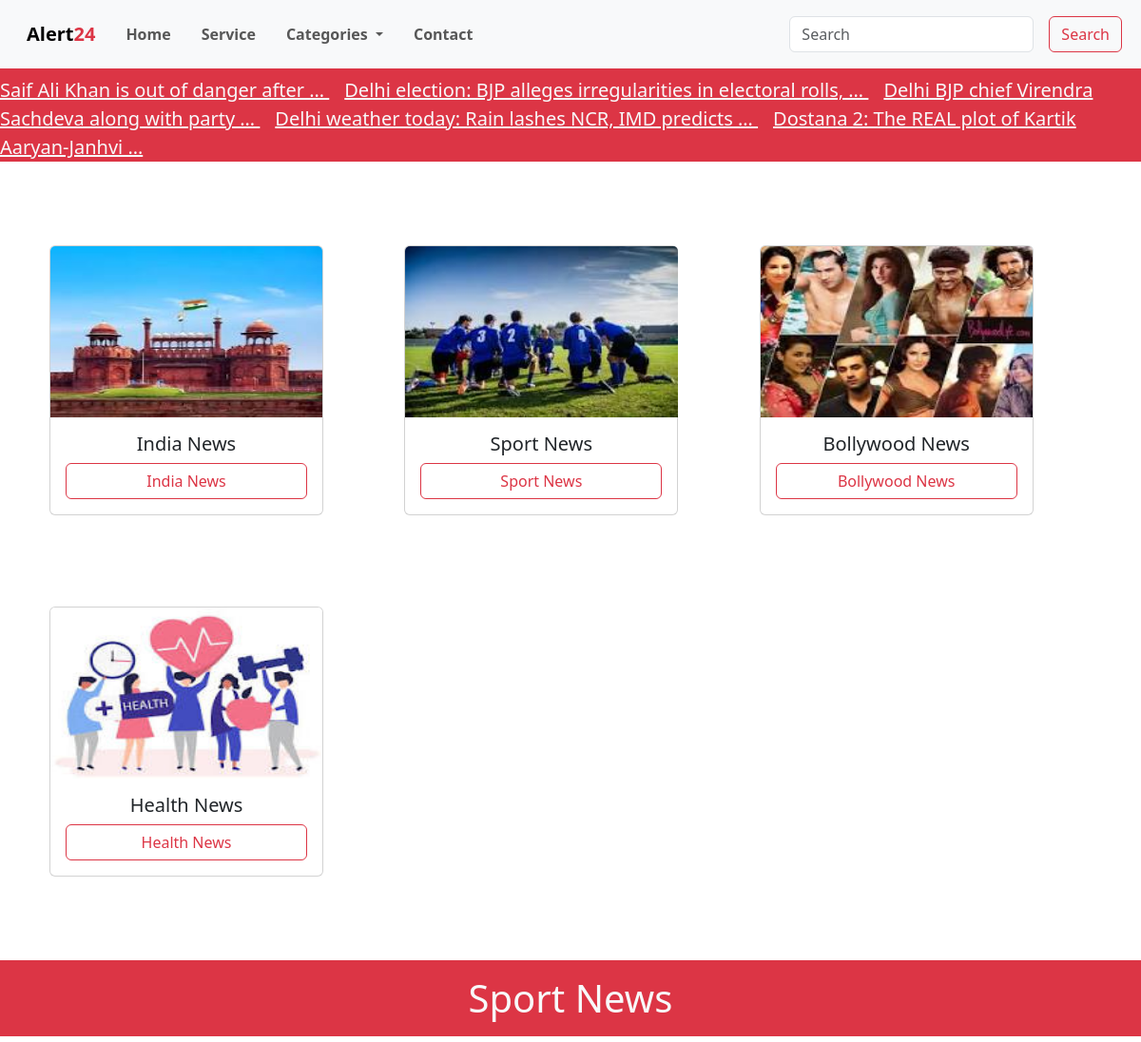
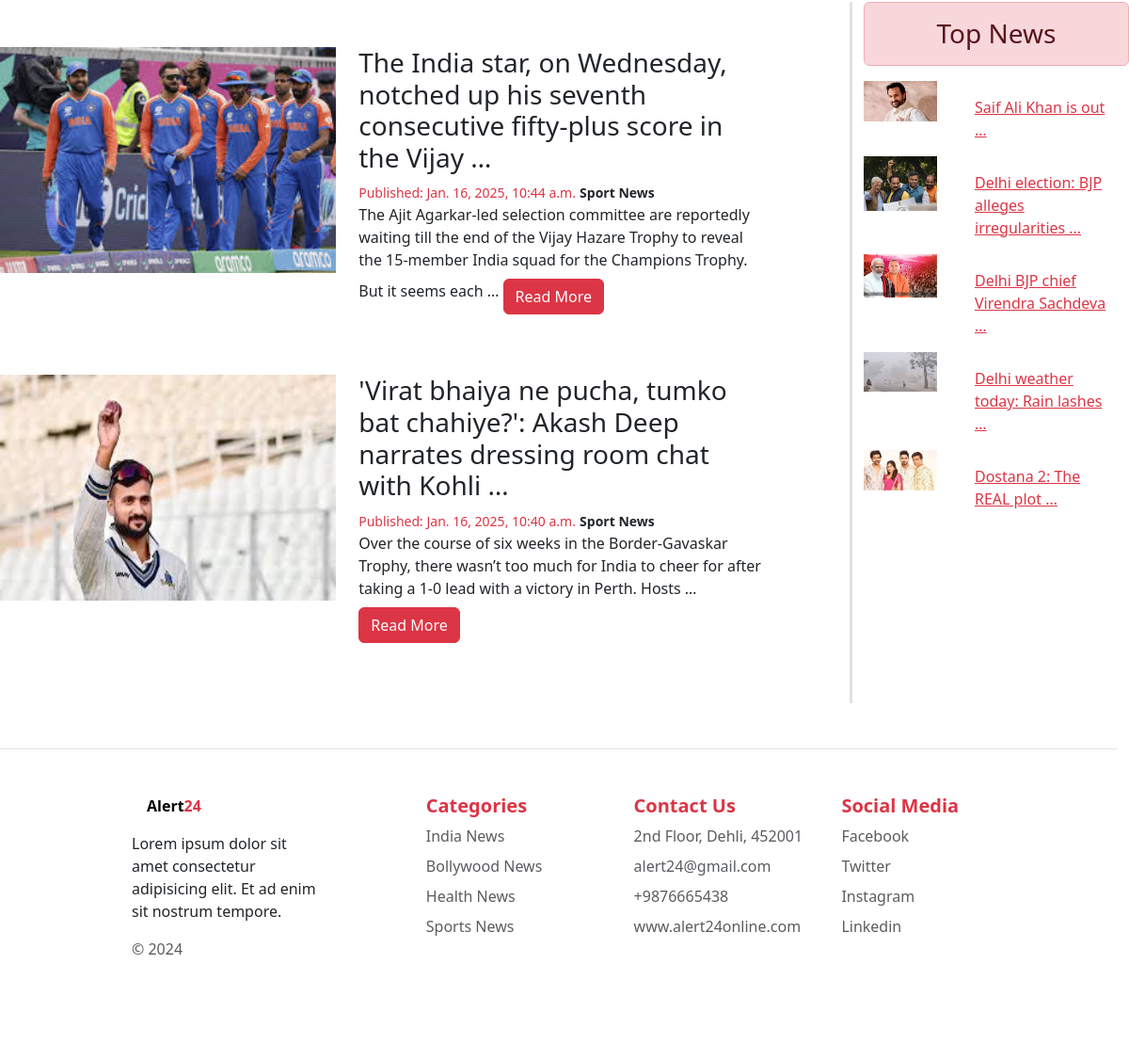
The page /sport/ on the database its author committed (2 pictures, top to bottom).
### app/models.py (models this page shows)
class News(models.Model):
    category = models.ForeignKey(Categories, on_delete=models.CASCADE)
    title = models.CharField(max_length=250)
    description = models.TextField()
    image = models.ImageField(upload_to='news/')
    date = models.DateTimeField(auto_now_add=True)
    class Meta:
        verbose_name_plural = 'News'

class Categories(models.Model):
    title = models.CharField(max_length=250)
    image = models.ImageField(upload_to='category/')
    class Meta:
        verbose_name_plural = 'Category'
    def __str__(self):
        return self.title

### alert24/views.py (the view)
# urls.py: path('sport/', views.sport, name="sport"),
def sport(request):
    categry = Categories.objects.all()
    allNews = News.objects.filter(category__title ='Sport News').order_by('-id')
    topNews = News.objects.all().order_by('id')[:5]
    context = {
        'categories': categry,
         'allNews': allNews,
         'topNews': topNews
         }
    return render(request, 'categories/sport.html', context)

### templates/categories/sport.html
{% extends "base.html" %}
{% block news %}
 <section class="sport news">
    <h1 class="text-center bg-danger text-light py-3">Sport News</h1>
    <div class="containar">
      <div class="row">
        <div class="col-md-9 border-end border-3">
           {% for news in allNews  %}
            <div class="row my-5">
                <div class="col-md-5">
                  <img src="/media/{{ news.image }}" class="img-fluid" style='width: 90vw; height:30vh;'>
                 </div>
                   <div class="col-md-6">
                       <h3>{{ news.title | truncatewords:15 }}</h3>
                       <small class="text-danger">Published: {{news.date}}</small>
                       <small class=" fw-bold">{{ news.category }}</small>
                       <p>{{news.description | truncatewords:30 }}
                      <a href="" class="btn btn-danger mt-2">Read More</a>
                  </div>
               </div>
          {% endfor %}
          </div>
          <div class="col-md-3">
            <h3 class=" text-center alert alert-danger">Top News</h3>
            {% for news in topNews  %}
            <a href="" class="link-danger">
              <div class="row">
                <div class="col-md-4">
                  <img class='img-fluid' src="/media/{{news.image}}" alt="">
                </div>
                <div class="col-md-8">
                  <p class="m-3">{{ news.title | truncatewords:5 }}</p>
                </div>
              </div>
            </a>
            {% endfor %}
          </div>
        </div>
      </div>
  </section>
{% endblock news %}

### templates/base.html (shortened to what this page needs)
<!DOCTYPE html>
<html lang="en">
<head>
    <link href="https://cdn.jsdelivr.net/npm/bootstrap@5.3.3/dist/css/bootstrap.min.css"
     rel="stylesheet"
>
    <link rel="stylesheet" href="style.css">
</head>
<body>
    <section class="header">
    <nav class="navbar navbar-expand-lg bg-body-tertiary">
        <div class="container-fluid">
          <a class="navbar-brand fw-bolder ms-3" href=" {% url "home" %}">Alert<span class="text-danger" >24</span></a>
          <div class="collapse navbar-collapse" id="navbarSupportedContent">
            <ul class="navbar-nav me-auto mb-2 mb-lg-0">
              <li class="nav-item">
                <a class="nav-link m-2 fw-bold" aria-current="page" href=" {% url "home" %}">Home</a>
              </li>
              <li class="nav-item">
                <a class="nav-link  m-2 fw-bold" href="#">Service </a>
              </li>
              <li class="nav-item dropdown">
                <a class="nav-link dropdown-toggle  m-2 fw-bold" href="#" role="button" data-bs-toggle="dropdown" aria-expanded="false">
                  Categories
                </a>
              </li>
              <li class="nav-item">
                <a class="nav-link m-2 fw-bold" aria-disabled="true">Contact</a>
              </li>
            </ul>
            <form class="d-flex" action="{% url "search" %}" role="search">
              <input class="form-control me-2 m-2" type="search" placeholder="Search" name="search">
              <button class="btn btn-outline-danger m-2" type="submit">Search</button>
            </form>
          </div>
        </div>
      </nav>
      <marquee onmouseover="stop()" onmouseleave="start()" class="bg-danger text-light fs-5 pt-2">
     {% for top in topNews %}
     <a href="" class="me-3 link-light">{{ top.title | truncatewords:8 }} </a>
     {% endfor %}
    </marquee>
      <div class="row" style="margin:40px;">
        {% for categry in categories %}
        <div class="col-md-4 my-5">
          <div class="card" style="width: 18rem;">
            <img src="/media/{{ categry.image }}" class="card-img-top" style="width:17.9rem; height: 180px;" alt="...">
            <div class="card-body">
              <h5 class="card-title text-center">{{ categry.title }}</h5>
              <a href=" " class="btn btn-outline-danger w-100">{{ categry.title }}</a>
            </div>
          </div>
        </div>
        {% endfor %}
      </div>
    </section>
    {% block news %}
    {% endblock news %}
     <footer class="row row-cols-1 row-cols-sm-2 row-cols-md-5 py-5 my-5 border-top w-100 p-5">
        <div class="col mb-3  offset-1">
          <a href="/" class="d-flex align-items-center mb-3 link-body-emphasis
          text-decoration-none fw-bolder ms-3" href="#">Alert<span class="text-danger" >24</span></a>
          <p>Lorem ipsum dolor sit amet consectetur adipisicing elit.
            Et ad enim sit nostrum tempore.
          </p>
          <p class="text-body-secondary">© 2024</p>
        </div>
        <div class="col mb-3 offset-1">
          <h5 class="text-danger fw-bold">Categories</h5>
          <ul class="nav flex-column">
            <li class="nav-item mb-2"><a href="{% url "india" %}" class="nav-link p-0 m-0 text-body-secondary">India News</a></li>
            <li class="nav-item mb-2"><a href="{% url "bollywood" %}" class="nav-link p-0 m-0 text-body-secondary">Bollywood News</a></li>
            <li class="nav-item mb-2"><a href="{% url "health" %}" class="nav-link p-0  m-0 text-body-secondary">Health News</a></li>
            <li class="nav-item mb-2"><a href="{% url "sport" %}" class="nav-link p-0 m-0 text-body-secondary">Sports News</a></li>
          </ul>
        </div>
        <div class="col mb-3">
          <h5 class="text-danger fw-bold">Contact Us</h5>
          <ul class="nav flex-column">
            <li class="nav-item mb-2"><p class="p-0 m-0 text-body-secondary">2nd Floor, Dehli, 452001</p></li>
            <li class="nav-item mb-2"><p  class="p-0 m-0 text-body-secondary">alert24@gmail.com</p></li>
            <li class="nav-item mb-2"><p  class=" p-0 m-0 text-body-secondary">+9876665438</p></li>
            <li class="nav-item mb-2"><p  class=" p-0 m-0 text-body-secondary">www.alert24online.com</p></li>
          </ul>
        </div>
        <div class="col mb-3 ">
          <h5 class="text-danger fw-bold">Social Media</h5>
          <ul class="nav flex-column">
            <li class="nav-item mb-2"><a href="#" class="nav-link m-0 p-0 text-body-secondary">Facebook</a></li>
            <li class="nav-item mb-2"><a href="#" class="nav-link m-0 p-0 text-body-secondary">Twitter</a></li>
            <li class="nav-item mb-2"><a href="#" class="nav-link m-0 p-0 text-body-secondary">Instagram</a></li>
            <li class="nav-item mb-2"><a href="#" class="nav-link m-0 p-0 text-body-secondary">Linkedin</a></li>
          </ul>
        </div>
      </footer>
</body>
</html>

### static/style.css (style rules this page uses)
* { margin: 0%; padding: 0%; }

### rows shown on the page
News: title "Saif Ali Khan is out of danger after …", image (picture), title "Saif Ali Khan is out …"
News: title "Delhi election: BJP alleges irregularities in electoral rolls, …", image (picture), title "Delhi election: BJP alleges irregularities …"
News: title "Delhi BJP chief Virendra Sachdeva along with party …", image (picture), title "Delhi BJP chief Virendra Sachdeva …"
News: title "Delhi weather today: Rain lashes NCR, IMD predicts …", image (picture), title "Delhi weather today: Rain lashes …"
News: title "Dostana 2: The REAL plot of Kartik Aaryan-Janhvi …", image (picture), title "Dostana 2: The REAL plot …"
Categories: image (picture), title "India News"
Categories: image (picture), title "Sport News"
Categories: image (picture), title "Bollywood News"
Categories: image (picture), title "Health News"
News: image (picture), title "The India star, on Wednesday, notched up his seventh consecutive fifty-plus score in the Vijay …", date "Jan. 16, 2025, 10:44 a.m.", category "Sport News", description "The Ajit Agarkar-led selection committee are reportedly waiting till the end of the Vijay Hazare Trophy to reveal the 15-member India squad for the Champions Trophy. But it seems each …"
News: image (picture), title "'Virat bhaiya ne pucha, tumko bat chahiye?': Akash Deep narrates dressing room chat with Kohli …", date "Jan. 16, 2025, 10:40 a.m.", category "Sport News", description "Over the course of six weeks in the Border-Gavaskar Trophy, there wasn’t too much for India to cheer for after taking a 1-0 lead with a victory in Perth. Hosts …"
